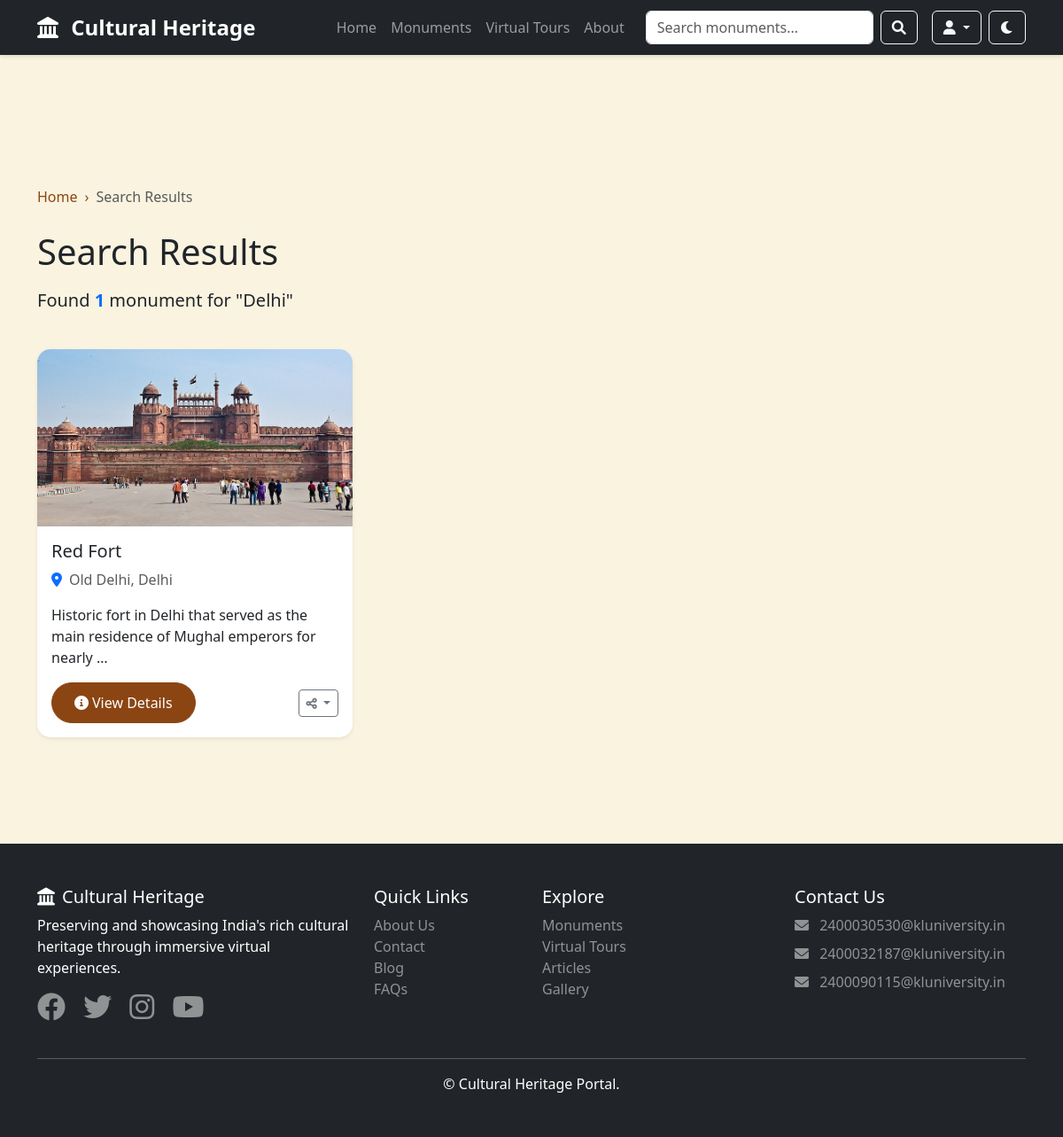
The page /search/?q=Delhi on the database its author committed.
### tours/models.py (models this page shows, shortened)
class Monument(models.Model):
    name = models.CharField(max_length=200)
    slug = models.SlugField(unique=True)
    description = models.TextField()
    short_description = models.CharField(max_length=300)
    location = models.CharField(max_length=200)
    state = models.CharField(max_length=100)
    latitude = models.FloatField(default=0.0)
    longitude = models.FloatField(default=0.0)
    period = models.CharField(max_length=100)
    dynasty = models.CharField(max_length=100)
    visiting_hours = models.CharField(max_length=200, default="10:00 AM - 6:00 PM")
    entry_fee = models.CharField(max_length=200, blank=True, default="Free")
    main_image = models.ImageField(upload_to='monuments/main/', null=True, blank=True)
    created_at = models.DateTimeField(auto_now_add=True)
    updated_at = models.DateTimeField(auto_now=True)
    class Meta:
        ordering = ['name']

### tours/views.py (the view)
# urls.py: path('search/', views.search, name='search'),  # Search functionality
def search(request):
    query = request.GET.get('q', '')
    monuments = []
    if query:
        monuments = Monument.objects.filter(
            models.Q(name__icontains=query) |
            models.Q(location__icontains=query) |
            models.Q(state__icontains=query) |
            models.Q(description__icontains=query)
        ).distinct()
    context = {
        'monuments': monuments,
        'query': query,
        'count': monuments.count() if monuments else 0
    }
    return render(request, 'search_results.html', context)

### templates/search_results.html (shortened to what this page needs)
{% extends 'base.html' %}
{% load static %}
{% block content %}
<div class="container py-5">
    <div class="row mb-4">
        <div class="col-12">
            <nav aria-label="breadcrumb">
                <ol class="breadcrumb">
                    <li class="breadcrumb-item"><a href="{% url 'tours:home' %}">Home</a></li>
                    <li class="breadcrumb-item active">Search Results</li>
                </ol>
            </nav>
            <h1 class="mb-3">Search Results</h1>
            <p class="lead">
                {% if count > 0 %}
                    Found <span class="fw-bold text-primary">{{ count }}</span> monument{{ count|pluralize }} for "{{ query }}"
                {% else %}
                    No results found for "{{ query }}"
                {% endif %}
            </p>
        </div>
    </div>
    <div class="row g-4">
        {% for monument in monuments %}
        <div class="col-md-4 mb-4">
            <div class="card h-100 shadow-sm hover-card">
                {% if monument.main_image and monument.main_image.url %}
                <img src="{{ monument.main_image.url }}" class="card-img-top" alt="{{ monument.name }}" style="height: 200px; object-fit: cover;">
                {% else %}
                <img src="https://via.placeholder.com/400x300?text={{ monument.name }}" class="card-img-top" alt="{{ monument.name }}" style="height: 200px; object-fit: cover;">
                {% endif %}
                <div class="card-body">
                    <h5 class="card-title">{{ monument.name }}</h5>
                    <p class="card-text text-muted">
                        <i class="fas fa-map-marker-alt text-primary me-2"></i>{{ monument.location }}, {{ monument.state }}
                    </p>
                    <p class="card-text">{{ monument.short_description|truncatewords:15 }}</p>
                    <div class="d-flex justify-content-between align-items-center">
                        <a href="{% url 'tours:monument_detail' monument.slug %}" class="btn btn-primary">
                            <i class="fas fa-info-circle me-1"></i>View Details
                        </a>
                        <div class="dropdown">
                            <button class="btn btn-outline-secondary btn-sm dropdown-toggle" type="button" data-bs-toggle="dropdown">
                                <i class="fas fa-share-alt"></i>
                            </button>
                        </div>
                    </div>
                </div>
            </div>
        </div>
        {% endfor %}
    </div>
</div>
{% endblock %}

### static/css/style.css (style rules this page uses)
:root { --primary-color: #8B4513; --secondary-color: #DAA520; --dark-color: #2C1810; --light-color: #F5E6D3; }
* { margin: 0; padding: 0; box-sizing: border-box; }
body { font-family: 'Segoe UI', Tahoma, Geneva, Verdana, sans-serif; background-color: #FAF3E0; padding-top: 76px; }
.hover-card { transition: transform 0.3s, box-shadow 0.3s; border: none; border-radius: 15px; overflow: hidden; }
.btn-primary { background-color: var(--primary-color); border-color: var(--primary-color); padding: 10px 25px; border-radius: 25px; transition: all 0.3s; }
.breadcrumb { background: transparent; padding: 10px 0; }
.breadcrumb-item a { color: var(--primary-color); text-decoration: none; }
.card { border: none; border-radius: 15px; overflow: hidden; transition: all 0.3s; }

### templates/base.html (style rules this page uses)
.breadcrumb { background: transparent; padding: 10px 0; }
.breadcrumb-item + .breadcrumb-item::before { content: "›"; color: #8B4513; }

### rows shown on the page
Monument: state "Delhi", main_image (picture), name "Red Fort", location "Old Delhi", short_description "Historic fort in Delhi that served as the main residence of Mughal emperors for nearly …"

### other values the page prints
{{ count }} "1"
